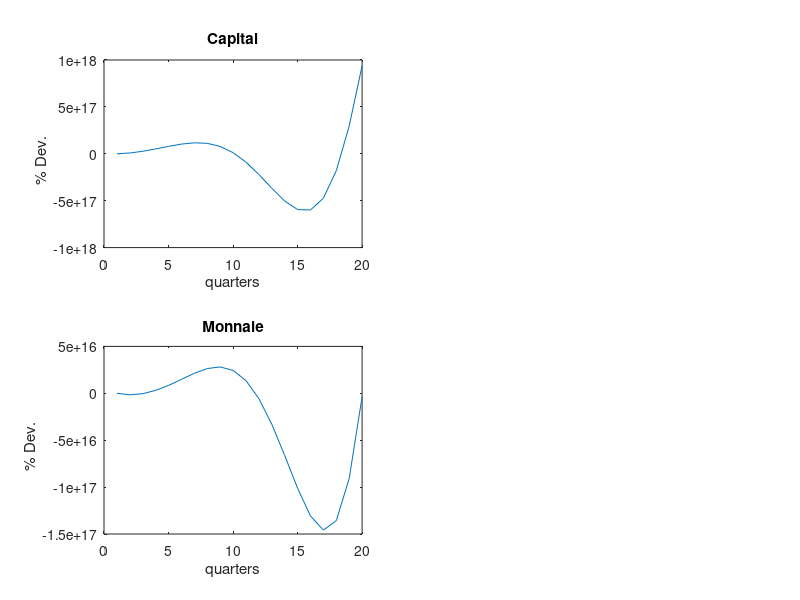
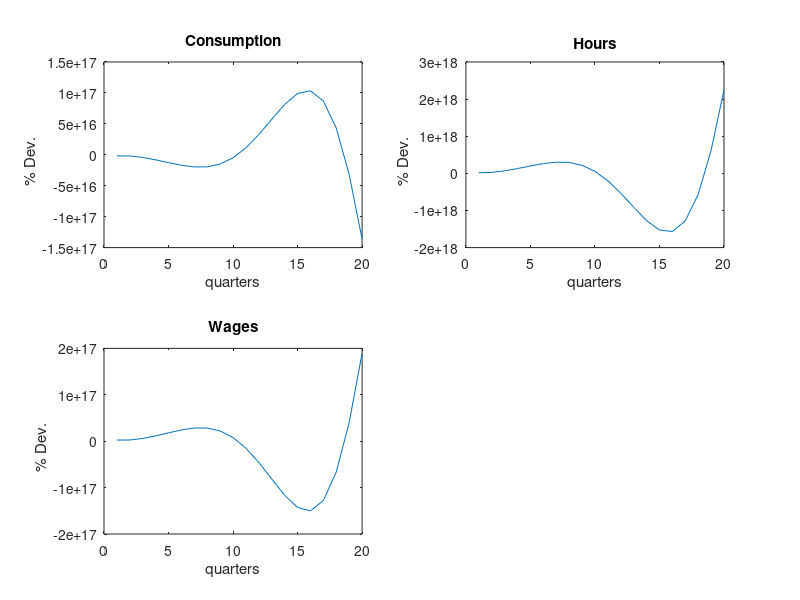
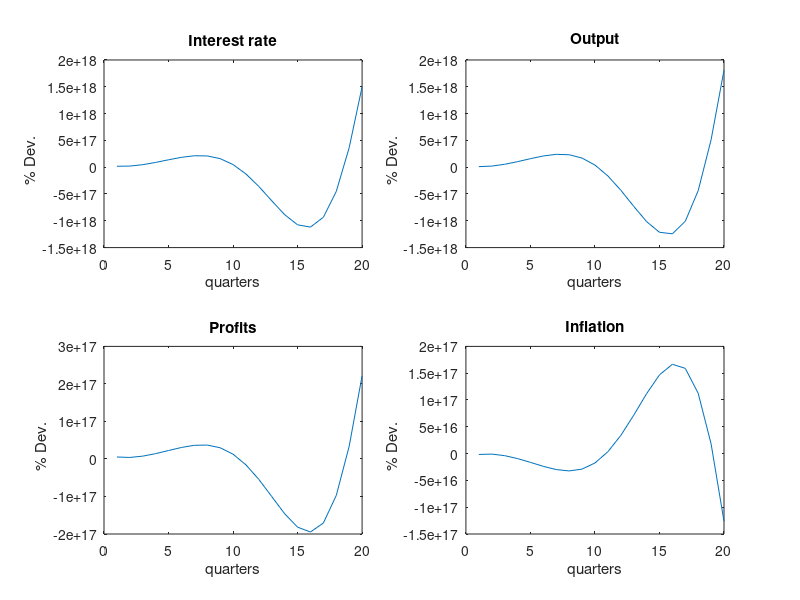

Recreate these plots in MATLAB, in order.
clear   
close all

%%%%%%%%%%%%%%%%%%%%%%%%%%%%%%%%%%%%%%%%%%%%%%%%%%%%%%%%%%%%%%%
%		The business cycle, J.-O. Hairault, F. Portier 	%
%%%%%%%%%%%%%%%%%%%%%%%%%%%%%%%%%%%%%%%%%%%%%%%%%%%%%%%%%%%%%%%

%%%%%%%%%%%%%%%%%%%%%%%%%%%%%%%%%%%%%%%%%%%%%%%%%%%%%%%%%%%%%%%
%%%%%%%%%%%%%%%%%%%%%%%  Choix du Pays %%%%%%%%%%%%%%%%%%%%%%%%
%%%%%%%%%%%%%%%%%%%%%%%%%%%%%%%%%%%%%%%%%%%%%%%%%%%%%%%%%%%%%%%

cntrymap = containers.Map([1,2],{'France','USA'}); % Map the selected number with country name (To display country name later)
prompt= 'Type the number of the country you want to simulate and press Enter: \n 1:France[default] \n 2:USA \n'; % Ask the user to choose a country

% Stock the selected country and check that the user has entered a legit value :
cntryid = input(prompt);
if isempty(cntryid) % test if empty
    cntryid = 1;
elseif cntryid==1 || cntryid==2 % test if != 1 or 2
else
    cntryid = 1;
end
country = cntrymap(cntryid); % Stock the country name
fprintf('The model will be simulated for %s\n ',country);


%%%%%%%%%%%%%%%%%%%%%%%%%%%%%%%%
%%Calibration and steady state%%
%%%%%%%%%%%%%%%%%%%%%%%%%%%%%%%%

C_us = num2cell([ 0.95 ; 0.95 ; 0.009  ; 0.008  ;  1.014 ; 0.377 ; 0.009   ; 0.2  ; 0.3   ;  0.025 ; - 1/3 ; 1/9 ; 0.197 ; 0.1  ; 1 ; 0.01  ; 0.988; 0]);
C_fr = num2cell([ 0.98 ; 0.99 ;  0.009 ; 0.0058 ; 1.028  ;  0.50 ; 0.0098  ; 0.2  ; 0.335 ; 0.0125 ; - 1/3 ; 1/9 ; 0.225 ; 0.25 ; 1 ; 0.007 ; 0.988; 0]);

if cntryid == 1 
	calib = [C_fr];
else
	calib = [C_us]; 
end	

% Declare variables
[rho_an rho_ap epsilon_an epsilon_ap g_barre rho_g epsilon_g H alpha delta a sigma gamma MPY phi MC beta zeta] = calib{:};


rho_a = rho_an; % We suppose this for the moment. We should let the user decide.
A_barre = 0.2;
P = 0.3; 

z = (1/beta) - 1 + delta; 

KY = (alpha / (1 + gamma )) * (1/z) ; 
CY = 1 - delta * KY  ; 
YH = (A_barre)^(1/(1-sigma)) * KY^(alpha/(1-alpha)) * H ;

Y = YH * H;
C = CY* Y ;
K = KY * Y ; 

w = ((1-alpha)/ (1+gamma))* YH ;
gamma_2 = - (1- g_barre * (1+z - delta)) * (MPY * (1/CY))^(1/sigma) ;


vP = gamma / (1 + gamma) ; 
v = vP * P ;
mu = gamma;

MP = MPY * Y ;

% Change in variables
Avar = (1- sigma * ( a - 1)) / sigma;
Bvar = (1 - g_barre * (1 - z - delta ))* MP/C;
Cvar = (1 - sigma * ( a - 1))/ (sigma * (C^((sigma-1)/sigma) + gamma_2*(MP^((sigma-1)/sigma))));
Dvar = (g_barre / beta ) - 1;
Evar = (K*(delta - z) - w * H + C)^(-1);


%%%%%%%%%%%% Display parameters value %%%%%%%%%%%%

disp(' ');
param1=[alpha beta delta H rho_ap rho_g gamma sigma];
param2=[Y     C     K     w   v   z   MP ];
disp('    alpha     beta  	delta 	   H   	   rho_a    rhog     gamma      sigma'); 
disp(' ');
disp(param1);
disp(' ');
disp('    Y         C   	K  	  w         v  	      z	       MP ');
disp(param2);



%%%%%%%%%%%%%%%%%%%%%%%%%%%%%%%%%%%%%%%%%%%%%%%%%%%%%%%%%%%%%%%
%%		   	Linearized Model in Matrix Form 				 %%
%%%%%%%%%%%%%%%%%%%%%%%%%%%%%%%%%%%%%%%%%%%%%%%%%%%%%%%%%%%%%%%


M1=zeros(7,7); 
M2=zeros(7,5);
M3=zeros(7,2);


M4I = zeros(5,5);
M4L = zeros(5,5);
M5I = zeros(5,7); 
M5L = zeros(5,7); 
M6I = zeros(5,2);
M6L = zeros(5,2);


%%%%%%%%%%%% STATIC EQUATIONS %%%%%%%%%%%%

% Equation 23
M1(1,1) = (Avar/(1-Bvar)) - 1/sigma;
M1(1,7) = (Avar*Bvar)/(1-Bvar);

M2(1,2) = (Avar*Bvar)/(1-Bvar);
M2(1,5) = 1;

% Equation 24
M1(2,2) = (zeta * H)/(1-H);
M1(2,3) = 1;

M2(2,5) = -1;

%%% Choose between 25 and 40 %%%%

    % Equation 25
    M1(3,1) = -(Dvar*Cvar*C^((sigma-1)/sigma));
    M1(3,4) = g_barre*z;
    M1(3,7) = (Dvar*((sigma-1)/sigma) + 1 - Cvar);

    M2(3,2) = (-1/sigma)*Dvar + Cvar;
    M2(3,5) = -Dvar;

    % Equation 40
    %M1(3,7) = 1;

    %M2(3,:) = [0 1 -1 0 0];

    %M3(3,2) = -1;


% Equation 30
M1(4,:) = [0 -1 -1 0 1 0 0];

M2(4,4) = mu/(1- mu);

% Equation 31
M1(5,:) = [0 0 0 -1 1 0 0];

M2(5,1) = 1;
M2(5,4) = mu/(1-mu);

% Equation 34
M1(6,2) = alpha - 1;
M1(6,5) = 1;

M2(6,1) = alpha;

M3(6,1) = 1;

% Equation 35
M1(7,2) = H*w;
M1(7,3) = H*w;
M1(7,4) = z*K;
M1(7,5) = -Y;
M1(7,6) = -w*H - z*K;

M2(7,1) = -z*K;

%%%%%%%%%%%% DYNAMICS EQUATIONS %%%%%%%%%%%%

% Equation 2 (Technology process)
%M6I(6,1) = 1;
%M6L(6,1) = -rho_a;

% Equation 8 (Money growth process)
%M6I(7,2) = 1;
%M6L(7,2) = -rho_g;

% Equation 26
M4I(1,5) = 1;
M4L(1,5) = -1;

M5I(1,4) = -(1-beta*(1-delta));

% Equation 27
M4I(2,1) = Evar * K;
M4L(2,1) = Evar*K*(delta-1-z);

M5L(2,:) = [-Evar Evar*w*H Evar*w*H Evar*z*K 0 1 0];

% Equation 32
M4L(3,4) = Y/(1+mu);

M5I(3,7) = phi*beta*g_barre^3;
M5L(3,7) = -phi*g_barre^2;

% Equation 40
M4I(4,2) = 1;
M4L(4,3) = -1;

M5I(4,7) = 0;
M6I(4,2) = 0;


%%% Choose between Magic40 and Syrian25 %%%

    % Equation 40 bis magique
    M4I(5,3) = -1;
    M4L(5,3) = 1;

    M5I(5,7) = 1;
    M6I(5,2) = -1;

    % Equation 25 la migrante
    %M5I(5,1) = -(Dvar*Cvar*C^((sigma-1)/sigma));
    %M5I(5,4) = g_barre*z;
    %M5I(5,7) = (Dvar*((sigma-1)/sigma) + 1 - Cvar);

    %M4I(5,2) = (-1/sigma)*Dvar + Cvar;
    %M4I(5,5) = -Dvar;


%%%%%%%%%%%%%%%%%%%%%%%%%%%%%%%%%%%%%%%%%%%%%%%%%%%%%%%%%%%%%%%
%%                      	Reduced Form            	      %
%%%%%%%%%%%%%%%%%%%%%%%%%%%%%%%%%%%%%%%%%%%%%%%%%%%%%%%%%%%%%%%
M40 = M4I - M5I*inv(M1)*M2;
M41 = M4L - M5L*inv(M1)*M2;

M50 = M6I + M5I*inv(M1)*M3;
M51 = M6L + M5L*inv(M1)*M3;

% Matrices of equation A45 in KP&R :
W = -inv(M40)*M41;
R = inv(M40)*M50;
Q = inv(M40)*M51;


%%%%%%%%%%%%%%%%%%%%%%%%%%%%%%%%%%%%%%%%%%%%%%%%%%%%%%%%%%%%%%%
%%                      	Eigenvalues            			  %
%%%%%%%%%%%%%%%%%%%%%%%%%%%%%%%%%%%%%%%%%%%%%%%%%%%%%%%%%%%%%%%
[P,D]=eigs(W); % eigs() function gives eigenvalues in increasing order
EIG = eigs(W);

UR = numel(EIG(abs(EIG)==1));
back = numel(EIG(abs(EIG)<1));

if UR ~= 0,
    disp('Unit Root !')
else
    disp('No unit root :) ')
end

disp('Backward variables ')
disp(back)
disp('Forward variables  ')
disp(numel(EIG)-(back + UR))
pause

disp('Eigenvalues:')
disp(EIG);

%%%%%%%%%%%%%%%%%%%%%%%%%%%%%%%%%%%%%%%%%%%%%%%%%%%%%%%%%%%%%%%
%%                     	Saddle Path                			  %
%%%%%%%%%%%%%%%%%%%%%%%%%%%%%%%%%%%%%%%%%%%%%%%%%%%%%%%%%%%%%%%

P1 = inv(P);

RHO = [rho_a 0 ; 0 rho_g];

% We decompose P1 into 3 matrices in order to decompose predetermined and jump
% variables and we'll get P1 = [Pss Psa ; Pas Paa]
Pss = P1(1:2,1:2);
Psa = P1(1:2,3:5);
Pas = P1(3:5,1:2);
Paa = P1(3:5,3:5);

% We split W into 2 systems of equation, W1 that depends on predetermined
% and W2 that depends on jump such that W = [W1;W2]

W1 = W(1:2,:);
W2 = W(3:5,:);

% We split W1 into the matrix that multiply s and the one that multiply a:

W11 = W1(:,1:2);
W12 = W1(:,3:5);

% Then we have the new system for s_t+1

PIs = W11 - W12*inv(Paa)*Pas;

% SADDLE PATH
mu_m = EIG(3);
mu_mu = EIG(4);
mu_l = EIG(5);
% CL

C = P1*R*RHO+P1*Q;
C = C(3:5,:);

CL = [ -C(2,1)*1/(mu_m * rho_a)  -C(1,2)*1/(mu_m * rho_g);
       -C(2,1)*1/(mu_mu * rho_a) -C(2,2)*1/(mu_mu * rho_g);
       -C(3,1)*1/(mu_l * rho_a)  -C(3,2)*1/(mu_l * rho_g)];

% Computation of PIa

PIa = W12*inv(Paa)*CL+R(1:2,:)*RHO+Q(1:2,:);

M = real([PIs PIa ; zeros(2) RHO]);


%% PI matrix:

V = -inv(Paa)*Pas;
U = inv(Paa)*CL;

mu = [V(2,1:2) U(2,1:2)];
lambda = [V(3,1:2) U(3,1:2)];

% last 2 lines of PI
PID = zeros(9,4);
PID(8,:) = mu;
PID(9,:) = lambda;

X = inv(M1)*M2;
Y = inv(M1)*M3;
Z = X(:,3:5)*inv(Paa);

G1 = X(:,1)-Z(:,1);
G2 = X(:,2)-Z(:,2);
G3 = X(:,3:5)*inv(Paa)*CL+Y;

PID(1:7,:) = [G1 G2 G3];
PID = real(PID);

%%%%%%%%%%%%%%%%%%%%%%%%%%%%%%%%%%%%%%%%%%
%% IRF
%%%%%%%%%%%%%%%%%%%%%%%%%%%%%%%%%%%%%%%%%%
%M = [0.87 0.12 0.14 0.16; 0.36 0.05 0.47 -0.35; 0 0 rho_a 0; 0 0 0 rho_g];
%PID = [0.33 0.05 0.5 0.04; -1.03 1.21 0.47 1.55;0.44 0.06 0.67 0.08;-1.59 1.27 1.14 1.63;-0.42 0.85 1.331 0.09;0.45 -1.3 2.29 -1.69;1.05 -2.57 1.14 -3.32;-0.44 -0.06 -0.67 -0.08;-0.36 0.95 -0.47 1.35];
       
periods = 20;

shock = [0 ; 0 ; 0 ; 1];

for i=1:periods;
    RC=(M^(i-1))*shock;
    RCK(i)=RC(1);
    RCM(i)=RC(2);
    RCA(i)=RC(3);
    RCG(i)=RC(4);
end;

for i=1:periods;
RC=(PID*M^(i-1))*shock;
 RCC(i)=RC(1);
 RCH(i)=RC(2);
 RCW(i)=RC(3);
 RCZ(i)=RC(4);
 RCY(i)=RC(5);
 RCP(i)=RC(6);
 RCF(i)=RC(7);
end;

figure
subplot(221),plot(RCK(1:periods))
title('Capital')
xlabel('quarters')
ylabel('% Dev.   ')

subplot(223),plot(RCM(1:periods))
title('Monnaie')
xlabel('quarters')
ylabel('% Dev.   ');

figure
subplot(221),plot(RCC(1:periods))
title('Consumption')
xlabel('quarters')
ylabel('% Dev.   ')

subplot(222),plot(RCH(1:periods))
title('Hours')
xlabel('quarters')
ylabel('% Dev.   ')

subplot(223),plot(RCW(1:periods))
title('Wages')
xlabel('quarters')
ylabel('% Dev.   ');


figure
subplot(221),plot(RCZ(1:periods))
title('Interest rate')
xlabel('quarters')
ylabel('% Dev.   ')

subplot(222),plot(RCY(1:periods))
title('Output')
xlabel('quarters')
ylabel('% Dev.   ')

subplot(223),plot(RCP(1:periods))
title('Profits')
xlabel('quarters')
ylabel('% Dev.   ')

subplot(224),plot(RCF(1:periods))
title('Inflation')
xlabel('quarters')
ylabel('% Dev.   ')
